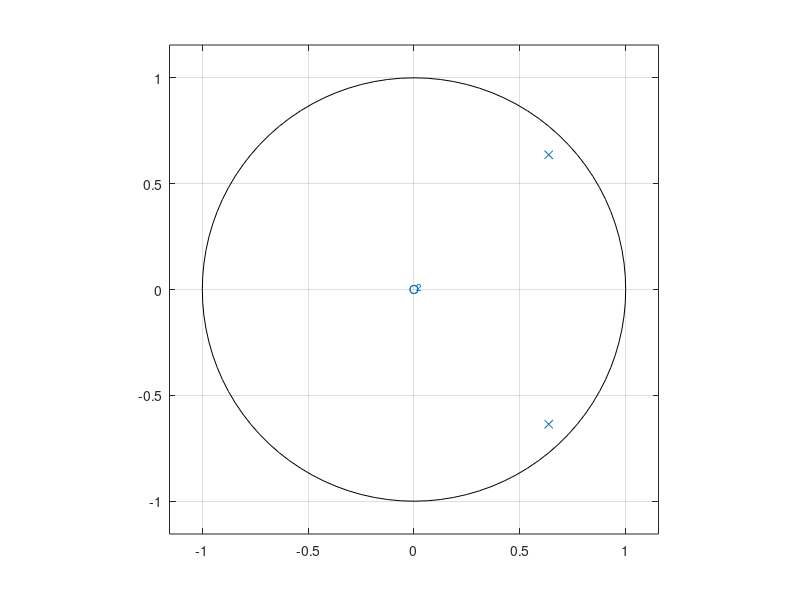
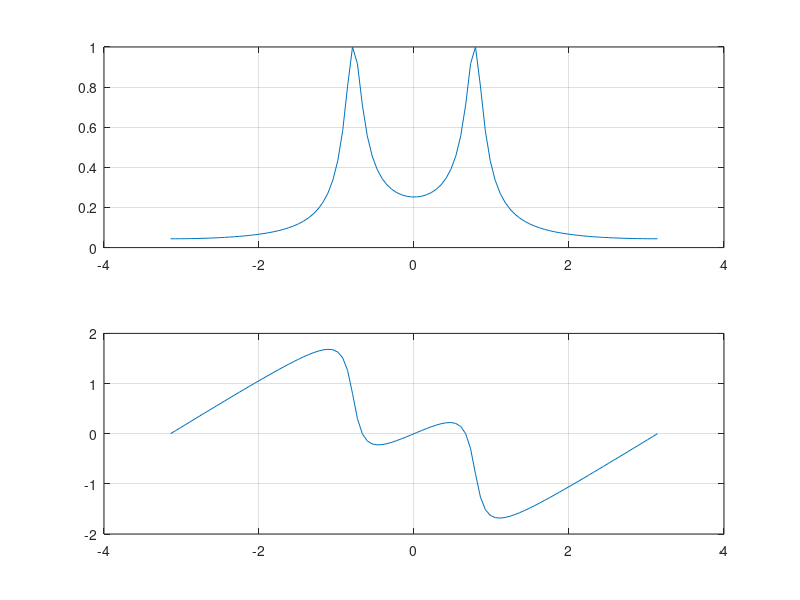

These charts were generated, in order, by the following MATLAB code:
clear all
close all
clc
r=.9;wc=pi/4;
p=[1 -r*exp(wc*i)];
w=linspace(-pi,pi,100);
h=freqz(1,conv(p',p),w);
max1=max(abs(h));
figure
zplane(1,conv(p',p))
figure
subplot(211);plot(w,abs(h)/max1);grid on;
subplot(212);plot(w,angle(h));grid on;
